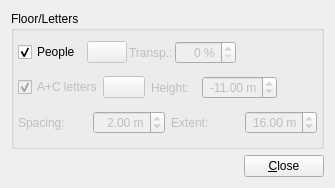
<?xml version="1.0" encoding="UTF-8"?>
<ui version="4.0">
 <class>VP1GuidesSysSettingsPeopleForm</class>
 <widget class="QWidget" name="VP1GuidesSysSettingsPeopleForm">
  <property name="geometry">
   <rect>
    <x>0</x>
    <y>0</y>
    <width>335</width>
    <height>188</height>
   </rect>
  </property>
  <property name="windowTitle">
   <string>Form</string>
  </property>
  <layout class="QVBoxLayout">
   <item>
    <widget class="QGroupBox" name="groupBox_3">
     <property name="title">
      <string>Floor/Letters</string>
     </property>
     <layout class="QGridLayout">
      <property name="leftMargin">
       <number>4</number>
      </property>
      <property name="topMargin">
       <number>4</number>
      </property>
      <property name="rightMargin">
       <number>4</number>
      </property>
      <property name="bottomMargin">
       <number>4</number>
      </property>
      <item row="0" column="0">
       <layout class="QHBoxLayout">
        <item>
         <widget class="QCheckBox" name="checkBox_peopleenabled">
          <property name="text">
           <string>People</string>
          </property>
          <property name="checked">
           <bool>true</bool>
          </property>
         </widget>
        </item>
        <item>
         <layout class="QHBoxLayout">
          <property name="spacing">
           <number>2</number>
          </property>
          <item>
           <widget class="VP1ColorSelectButton" name="colorButton_people">
            <property name="enabled">
             <bool>false</bool>
            </property>
            <property name="text">
             <string/>
            </property>
           </widget>
          </item>
          <item>
           <widget class="QLabel" name="label_12">
            <property name="enabled">
             <bool>false</bool>
            </property>
            <property name="text">
             <string>Transp.:</string>
            </property>
           </widget>
          </item>
          <item>
           <widget class="QSpinBox" name="spinBox_peopletransp">
            <property name="enabled">
             <bool>false</bool>
            </property>
            <property name="alignment">
             <set>Qt::AlignRight|Qt::AlignTrailing|Qt::AlignVCenter</set>
            </property>
            <property name="suffix">
             <string> %</string>
            </property>
            <property name="maximum">
             <number>100</number>
            </property>
            <property name="singleStep">
             <number>5</number>
            </property>
            <property name="value">
             <number>0</number>
            </property>
           </widget>
          </item>
         </layout>
        </item>
       </layout>
      </item>
      <item row="0" column="1" colspan="2">
       <spacer>
        <property name="orientation">
         <enum>Qt::Horizontal</enum>
        </property>
        <property name="sizeType">
         <enum>QSizePolicy::Preferred</enum>
        </property>
        <property name="sizeHint" stdset="0">
         <size>
          <width>1</width>
          <height>20</height>
         </size>
        </property>
       </spacer>
      </item>
      <item row="1" column="0" colspan="2">
       <layout class="QHBoxLayout">
        <item>
         <layout class="QHBoxLayout">
          <property name="spacing">
           <number>0</number>
          </property>
          <item>
           <widget class="QCheckBox" name="checkBox_acdesignations">
            <property name="enabled">
             <bool>false</bool>
            </property>
            <property name="text">
             <string>A+C letters</string>
            </property>
            <property name="checked">
             <bool>true</bool>
            </property>
           </widget>
          </item>
          <item>
           <widget class="VP1MaterialButton" name="matButton_people">
            <property name="enabled">
             <bool>false</bool>
            </property>
            <property name="text">
             <string/>
            </property>
           </widget>
          </item>
         </layout>
        </item>
        <item>
         <layout class="QHBoxLayout">
          <property name="spacing">
           <number>2</number>
          </property>
          <item>
           <widget class="QLabel" name="label_He">
            <property name="enabled">
             <bool>false</bool>
            </property>
            <property name="text">
             <string>Height:</string>
            </property>
           </widget>
          </item>
          <item>
           <widget class="QDoubleSpinBox" name="doubleSpinBox_peopleheight">
            <property name="enabled">
             <bool>false</bool>
            </property>
            <property name="alignment">
             <set>Qt::AlignRight|Qt::AlignTrailing|Qt::AlignVCenter</set>
            </property>
            <property name="suffix">
             <string> m</string>
            </property>
            <property name="minimum">
             <double>-99.989999999999995</double>
            </property>
            <property name="value">
             <double>-11.000000000000000</double>
            </property>
           </widget>
          </item>
         </layout>
        </item>
       </layout>
      </item>
      <item row="1" column="2">
       <spacer>
        <property name="orientation">
         <enum>Qt::Horizontal</enum>
        </property>
        <property name="sizeType">
         <enum>QSizePolicy::Preferred</enum>
        </property>
        <property name="sizeHint" stdset="0">
         <size>
          <width>1</width>
          <height>20</height>
         </size>
        </property>
       </spacer>
      </item>
      <item row="2" column="0" colspan="3">
       <layout class="QHBoxLayout">
        <item>
         <layout class="QHBoxLayout">
          <property name="spacing">
           <number>2</number>
          </property>
          <item>
           <widget class="QLabel" name="label_8">
            <property name="enabled">
             <bool>false</bool>
            </property>
            <property name="text">
             <string>Spacing:</string>
            </property>
           </widget>
          </item>
          <item>
           <widget class="QDoubleSpinBox" name="doubleSpinBox_peoplespacing">
            <property name="enabled">
             <bool>false</bool>
            </property>
            <property name="alignment">
             <set>Qt::AlignRight|Qt::AlignTrailing|Qt::AlignVCenter</set>
            </property>
            <property name="suffix">
             <string> m</string>
            </property>
            <property name="minimum">
             <double>0.010000000000000</double>
            </property>
            <property name="maximum">
             <double>40.000000000000000</double>
            </property>
            <property name="singleStep">
             <double>0.250000000000000</double>
            </property>
            <property name="value">
             <double>2.000000000000000</double>
            </property>
           </widget>
          </item>
         </layout>
        </item>
        <item>
         <layout class="QHBoxLayout">
          <property name="spacing">
           <number>2</number>
          </property>
          <item>
           <widget class="QLabel" name="label_7">
            <property name="enabled">
             <bool>false</bool>
            </property>
            <property name="text">
             <string>Extent:</string>
            </property>
           </widget>
          </item>
          <item>
           <widget class="QDoubleSpinBox" name="doubleSpinBox_peopleextent">
            <property name="enabled">
             <bool>false</bool>
            </property>
            <property name="alignment">
             <set>Qt::AlignRight|Qt::AlignTrailing|Qt::AlignVCenter</set>
            </property>
            <property name="suffix">
             <string> m</string>
            </property>
            <property name="minimum">
             <double>1.000000000000000</double>
            </property>
            <property name="value">
             <double>16.000000000000000</double>
            </property>
           </widget>
          </item>
         </layout>
        </item>
       </layout>
      </item>
     </layout>
    </widget>
   </item>
   <item>
    <layout class="QHBoxLayout">
     <property name="spacing">
      <number>0</number>
     </property>
     <item>
      <spacer>
       <property name="orientation">
        <enum>Qt::Horizontal</enum>
       </property>
       <property name="sizeHint" stdset="0">
        <size>
         <width>1</width>
         <height>5</height>
        </size>
       </property>
      </spacer>
     </item>
     <item>
      <widget class="QPushButton" name="pushButton_close">
       <property name="text">
        <string>&amp;Close</string>
       </property>
      </widget>
     </item>
    </layout>
   </item>
  </layout>
 </widget>
 <customwidgets>
  <customwidget>
   <class>VP1MaterialButton</class>
   <extends>QPushButton</extends>
   <header>VP1Base/VP1MaterialButton.h</header>
  </customwidget>
  <customwidget>
   <class>VP1ColorSelectButton</class>
   <extends>QPushButton</extends>
   <header>VP1Base/VP1ColorSelectButton.h</header>
  </customwidget>
 </customwidgets>
 <resources/>
 <connections/>
</ui>
